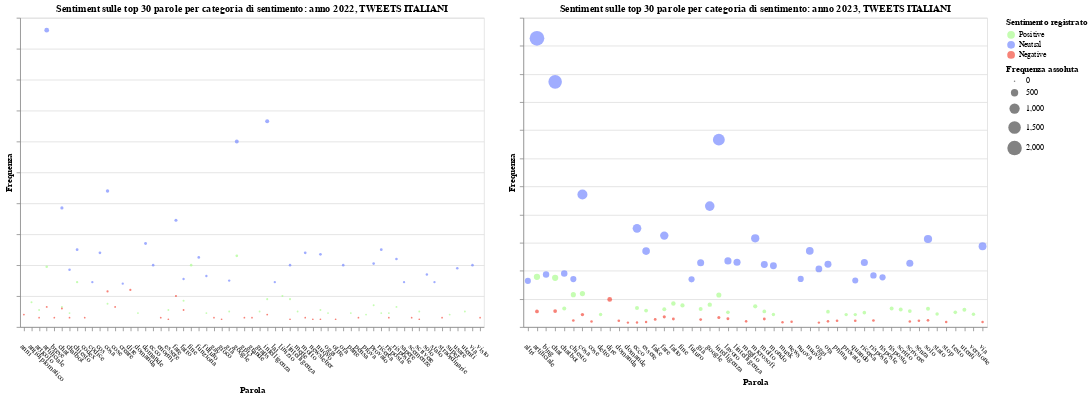

The cell this chart's notebook holds for it:
### Code cell
finalchart_wordsfrequency_2022_2023 = alt.hconcat(scatter_plot_2022, scatter_plot_2023).resolve_scale(y='independent'
).configure_axisX(
    labelAngle=45,  # Specify the degree of inclination here
    labelAlign='left',  # Optional: Align the labels to the right for better readability
    labelPadding=15  # Optional: Add padding to the labels for better spacing
)
#finalchart_wordsfrequency_2022_2023.save('wordsfreq_2022_2023.html')
#finalchart_wordsfrequency_2022_2023
finalchart_wordsfrequency_2022_2023_ita = alt.hconcat(scatter_plot_2022_ita, scatter_plot_2023_ita).resolve_scale(y='independent'
).configure_axisX(
    labelAngle=45,  # Specify the degree of inclination here
    labelAlign='left',  # Optional: Align the labels to the right for better readability
    labelPadding=15  # Optional: Add padding to the labels for better spacing
)
finalchart_wordsfrequency_2022_2023_ita.save('wordsfreq_2022_2023_ita.html')
finalchart_wordsfrequency_2022_2023_ita

### Figure 1 — Vega-Lite specification as saved in the notebook (floating-point values rounded to 4 significant figures)
{"config": {"view": {"continuousWidth": 300, "continuousHeight": 300}, "axisX": {"labelAlign": "left", "labelAngle": 45, "labelPadding": 15}}, "hconcat": [{"data": {"name": "data-d25f60489a0781a6dabba41ab56836a9"}, "mark": {"type": "point", "filled": true}, "encoding": {"color": {"field": "Sentiment", "scale": {"domain": ["Positive", "Neutral", "Negative"], "range": ["#ADFC92", "#788BFF", "#F44E3F"]}, "title": "Sentimento registrato", "type": "nominal"}, "opacity": {"value": 0.7}, "size": {"field": "frequency", "type": "quantitative"}, "tooltip": [{"field": "word", "type": "nominal"}, {"field": "frequency", "type": "quantitative"}, {"field": "frequency", "type": "quantitative"}], "x": {"field": "word", "title": "Parola", "type": "nominal"}, "y": {"axis": {"labels": false}, "field": "frequency", "title": "Frequenza", "type": "quantitative"}}, "height": 400, "name": "view_17", "title": "Sentiment sulle top 30 parole per categoria di sentimento: anno 2022, TWEETS ITALIANI", "transform": [{"filter": {"param": "param_27"}}], "width": 600}, {"data": {"name": "data-55e09901e64d492e12391a51a6af0e07"}, "mark": {"type": "point", "filled": true}, "encoding": {"color": {"field": "Sentiment", "scale": {"domain": ["Positive", "Neutral", "Negative"], "range": ["#ADFC92", "#788BFF", "#F44E3F"]}, "title": "Sentimento registrato", "type": "nominal"}, "opacity": {"value": 0.7}, "size": {"field": "frequency", "title": "Frequenza assoluta", "type": "quantitative"}, "tooltip": [{"field": "word", "title": "parola", "type": "nominal"}, {"field": "frequency", "title": "frequenza assoluta", "type": "quantitative"}], "x": {"field": "word", "title": "Parola", "type": "nominal"}, "y": {"axis": {"labels": false}, "field": "frequency", "title": "Frequenza", "type": "quantitative"}}, "height": 400, "name": "view_18", "title": "Sentiment sulle top 30 parole per categoria di sentimento: anno 2023, TWEETS ITALIANI", "transform": [{"filter": {"param": "param_30"}}], "width": 600}], "params": [{"name": "param_27", "select": {"type": "point", "fields": ["Sentiment"]}, "bind": {"input": "radio", "options": ["Positive", "Neutral", "Negative", null], "labels": ["Positive ", "Neutral ", "Negative ", "All"], "name": "Selettore sentimento 2022: "}, "views": ["view_17"]}, {"name": "param_29", "select": {"type": "interval", "encodings": ["x", "y"]}, "bind": "scales", "views": ["view_17"]}, {"name": "param_30", "select": {"type": "point", "fields": ["Sentiment"]}, "bind": {"input": "radio", "options": ["Positive", "Neutral", "Negative", null], "labels": ["Positive ", "Neutral ", "Negative ", "All"], "name": "Selettore sentimento 2023: "}, "views": ["view_18"]}, {"name": "param_32", "select": {"type": "interval", "encodings": ["x", "y"]}, "bind": "scales", "views": ["view_18"]}], "resolve": {"scale": {"y": "independent"}}, "$schema": "https://vega.github.io/schema/vega-lite/v5.8.0.json", "datasets": {"data-d25f60489a0781a6dabba41ab56836a9": [{"Sentiment": "Positive", "word": "google", "frequency": 46}, {"Sentiment": "Positive", "word": "fine", "frequency": 40}, {"Sentiment": "Positive", "word": "artificiale", "frequency": 39}, {"Sentiment": "Positive", "word": "chiesto", "frequency": 29}, {"Sentiment": "Positive", "word": "linizio", "frequency": 20}, {"Sentiment": "Positive", "word": "intelligenza", "frequency": 18}, {"Sentiment": "Positive", "word": "lintelligenza", "frequency": 18}, {"Sentiment": "Positive", "word": "fatto", "frequency": 17}, {"Sentiment": "Positive", "word": "antidiplomatico", "frequency": 16}, {"Sentiment": "Positive", "word": "cosa", "frequency": 15}, {"Sentiment": "Positive", "word": "provato", "frequency": 14}, {"Sentiment": "Positive", "word": "chat", "frequency": 13}, {"Sentiment": "Positive", "word": "risposte", "frequency": 13}, {"Sentiment": "Positive", "word": "nuovo", "frequency": 11}, {"Sentiment": "Positive", "word": "essere", "frequency": 11}, {"Sentiment": "Positive", "word": "articolo", "frequency": 11}, {"Sentiment": "Positive", "word": "già", "frequency": 10}, {"Sentiment": "Positive", "word": "utenti", "frequency": 10}, {"Sentiment": "Positive", "word": "scrivere", "frequency": 10}, {"Sentiment": "Positive", "word": "mette", "frequency": 10}, {"Sentiment": "Positive", "word": "gratis", "frequency": 10}, {"Sentiment": "Positive", "word": "oggi", "frequency": 9}, {"Sentiment": "Positive", "word": "futuro", "frequency": 9}, {"Sentiment": "Positive", "word": "parte", "frequency": 9}, {"Sentiment": "Positive", "word": "chatbot", "frequency": 9}, {"Sentiment": "Positive", "word": "domanda", "frequency": 9}, {"Sentiment": "Positive", "word": "risposta", "frequency": 9}, {"Sentiment": "Positive", "word": "ricerca", "frequency": 9}, {"Sentiment": "Positive", "word": "prova", "frequency": 8}, {"Sentiment": "Positive", "word": "super", "frequency": 8}, {"Sentiment": "Negative", "word": "dire", "frequency": 24}, {"Sentiment": "Negative", "word": "cosa", "frequency": 23}, {"Sentiment": "Negative", "word": "fare", "frequency": 20}, {"Sentiment": "Negative", "word": "cose", "frequency": 13}, {"Sentiment": "Negative", "word": "artificiale", "frequency": 13}, {"Sentiment": "Negative", "word": "chat", "frequency": 12}, {"Sentiment": "Negative", "word": "fatto", "frequency": 11}, {"Sentiment": "Negative", "word": "intelligenza", "frequency": 8}, {"Sentiment": "Negative", "word": "anni", "frequency": 8}, {"Sentiment": "Negative", "word": "straordinarie", "frequency": 6}, {"Sentiment": "Negative", "word": "grande", "frequency": 6}, {"Sentiment": "Negative", "word": "chatbot", "frequency": 6}, {"Sentiment": "Negative", "word": "molto", "frequency": 6}, {"Sentiment": "Negative", "word": "breve", "frequency": 6}, {"Sentiment": "Negative", "word": "scemenze", "frequency": 6}, {"Sentiment": "Negative", "word": "enormi", "frequency": 6}, {"Sentiment": "Negative", "word": "articolo", "frequency": 6}, {"Sentiment": "Negative", "word": "codex", "frequency": 6}, {"Sentiment": "Negative", "word": "gpt3", "frequency": 6}, {"Sentiment": "Negative", "word": "pensa", "frequency": 6}, {"Sentiment": "Negative", "word": "gay", "frequency": 6}, {"Sentiment": "Negative", "word": "visto", "frequency": 6}, {"Sentiment": "Negative", "word": "risposta", "frequency": 6}, {"Sentiment": "Negative", "word": "newsletter", "frequency": 5}, {"Sentiment": "Negative", "word": "gioco", "frequency": 5}, {"Sentiment": "Negative", "word": "nuovo", "frequency": 5}, {"Sentiment": "Negative", "word": "oltre", "frequency": 5}, {"Sentiment": "Negative", "word": "scrivere", "frequency": 5}, {"Sentiment": "Negative", "word": "essere", "frequency": 5}, {"Sentiment": "Negative", "word": "lintelligenza", "frequency": 5}, {"Sentiment": "Neutral", "word": "artificiale", "frequency": 192}, {"Sentiment": "Neutral", "word": "intelligenza", "frequency": 133}, {"Sentiment": "Neutral", "word": "google", "frequency": 120}, {"Sentiment": "Neutral", "word": "cosa", "frequency": 88}, {"Sentiment": "Neutral", "word": "chat", "frequency": 77}, {"Sentiment": "Neutral", "word": "fare", "frequency": 69}, {"Sentiment": "Neutral", "word": "domande", "frequency": 54}, {"Sentiment": "Neutral", "word": "ricerca", "frequency": 50}, {"Sentiment": "Neutral", "word": "chiesto", "frequency": 50}, {"Sentiment": "Neutral", "word": "cos", "frequency": 48}, {"Sentiment": "Neutral", "word": "molto", "frequency": 48}, {"Sentiment": "Neutral", "word": "nuovo", "frequency": 47}, {"Sentiment": "Neutral", "word": "funziona", "frequency": 45}, {"Sentiment": "Neutral", "word": "risposte", "frequency": 44}, {"Sentiment": "Neutral", "word": "provato", "frequency": 41}, {"Sentiment": "Neutral", "word": "ora", "frequency": 40}, {"Sentiment": "Neutral", "word": "via", "frequency": 40}, {"Sentiment": "Neutral", "word": "ecco", "frequency": 40}, {"Sentiment": "Neutral", "word": "lintelligenza", "frequency": 40}, {"Sentiment": "Neutral", "word": "usare", "frequency": 38}, {"Sentiment": "Neutral", "word": "chatbot", "frequency": 37}, {"Sentiment": "Neutral", "word": "solo", "frequency": 34}, {"Sentiment": "Neutral", "word": "futuro", "frequency": 33}, {"Sentiment": "Neutral", "word": "fatto", "frequency": 31}, {"Sentiment": "Neutral", "word": "già", "frequency": 30}, {"Sentiment": "Neutral", "word": "sapere", "frequency": 29}, {"Sentiment": "Neutral", "word": "lai", "frequency": 29}, {"Sentiment": "Neutral", "word": "stato", "frequency": 29}, {"Sentiment": "Neutral", "word": "codice", "frequency": 29}, {"Sentiment": "Neutral", "word": "creare", "frequency": 28}], "data-55e09901e64d492e12391a51a6af0e07": [{"Sentiment": "Positive", "word": "artificiale", "frequency": 357}, {"Sentiment": "Positive", "word": "chat", "frequency": 350}, {"Sentiment": "Positive", "word": "cosa", "frequency": 238}, {"Sentiment": "Positive", "word": "chiesto", "frequency": 230}, {"Sentiment": "Positive", "word": "intelligenza", "frequency": 228}, {"Sentiment": "Positive", "word": "fatto", "frequency": 167}, {"Sentiment": "Positive", "word": "google", "frequency": 159}, {"Sentiment": "Positive", "word": "fine", "frequency": 153}, {"Sentiment": "Positive", "word": "microsoft", "frequency": 147}, {"Sentiment": "Positive", "word": "ecco", "frequency": 135}, {"Sentiment": "Positive", "word": "chatbot", "frequency": 132}, {"Sentiment": "Positive", "word": "risposto", "frequency": 131}, {"Sentiment": "Positive", "word": "solo", "frequency": 129}, {"Sentiment": "Positive", "word": "già", "frequency": 128}, {"Sentiment": "Positive", "word": "fare", "frequency": 126}, {"Sentiment": "Positive", "word": "scritto", "frequency": 124}, {"Sentiment": "Positive", "word": "utenti", "frequency": 123}, {"Sentiment": "Positive", "word": "essere", "frequency": 117}, {"Sentiment": "Positive", "word": "scrivere", "frequency": 113}, {"Sentiment": "Positive", "word": "molto", "frequency": 111}, {"Sentiment": "Positive", "word": "ora", "frequency": 109}, {"Sentiment": "Positive", "word": "testo", "frequency": 104}, {"Sentiment": "Positive", "word": "lavoro", "frequency": 104}, {"Sentiment": "Positive", "word": "ricerca", "frequency": 102}, {"Sentiment": "Positive", "word": "stato", "frequency": 92}, {"Sentiment": "Positive", "word": "versione", "frequency": 90}, {"Sentiment": "Positive", "word": "detto", "frequency": 89}, {"Sentiment": "Positive", "word": "mondo", "frequency": 89}, {"Sentiment": "Positive", "word": "provato", "frequency": 88}, {"Sentiment": "Positive", "word": "quando", "frequency": 88}, {"Sentiment": "Negative", "word": "dire", "frequency": 196}, {"Sentiment": "Negative", "word": "chat", "frequency": 113}, {"Sentiment": "Negative", "word": "artificiale", "frequency": 111}, {"Sentiment": "Negative", "word": "cosa", "frequency": 88}, {"Sentiment": "Negative", "word": "fare", "frequency": 72}, {"Sentiment": "Negative", "word": "intelligenza", "frequency": 67}, {"Sentiment": "Negative", "word": "lavoro", "frequency": 59}, {"Sentiment": "Negative", "word": "molto", "frequency": 57}, {"Sentiment": "Negative", "word": "fatto", "frequency": 57}, {"Sentiment": "Negative", "word": "fake", "frequency": 54}, {"Sentiment": "Negative", "word": "già", "frequency": 53}, {"Sentiment": "Negative", "word": "solo", "frequency": 47}, {"Sentiment": "Negative", "word": "risposta", "frequency": 46}, {"Sentiment": "Negative", "word": "chiesto", "frequency": 46}, {"Sentiment": "Negative", "word": "senza", "frequency": 44}, {"Sentiment": "Negative", "word": "prima", "frequency": 44}, {"Sentiment": "Negative", "word": "quando", "frequency": 44}, {"Sentiment": "Negative", "word": "domanda", "frequency": 44}, {"Sentiment": "Negative", "word": "ora", "frequency": 40}, {"Sentiment": "Negative", "word": "meglio", "frequency": 40}, {"Sentiment": "Negative", "word": "cose", "frequency": 39}, {"Sentiment": "Negative", "word": "scrivere", "frequency": 39}, {"Sentiment": "Negative", "word": "news", "frequency": 37}, {"Sentiment": "Negative", "word": "essere", "frequency": 36}, {"Sentiment": "Negative", "word": "via", "frequency": 36}, {"Sentiment": "Negative", "word": "stop", "frequency": 36}, {"Sentiment": "Negative", "word": "musk", "frequency": 34}, {"Sentiment": "Negative", "word": "ecco", "frequency": 32}, {"Sentiment": "Negative", "word": "domande", "frequency": 31}, {"Sentiment": "Negative", "word": "oggi", "frequency": 31}, {"Sentiment": "Neutral", "word": "artificiale", "frequency": 2054}, {"Sentiment": "Neutral", "word": "chat", "frequency": 1744}, {"Sentiment": "Neutral", "word": "intelligenza", "frequency": 1333}, {"Sentiment": "Neutral", "word": "cosa", "frequency": 943}, {"Sentiment": "Neutral", "word": "google", "frequency": 860}, {"Sentiment": "Neutral", "word": "ecco", "frequency": 702}, {"Sentiment": "Neutral", "word": "fare", "frequency": 650}, {"Sentiment": "Neutral", "word": "microsoft", "frequency": 631}, {"Sentiment": "Neutral", "word": "solo", "frequency": 626}, {"Sentiment": "Neutral", "word": "via", "frequency": 574}, {"Sentiment": "Neutral", "word": "nuovo", "frequency": 541}, {"Sentiment": "Neutral", "word": "essere", "frequency": 540}, {"Sentiment": "Neutral", "word": "lavoro", "frequency": 470}, {"Sentiment": "Neutral", "word": "lintelligenza", "frequency": 460}, {"Sentiment": "Neutral", "word": "ricerca", "frequency": 459}, {"Sentiment": "Neutral", "word": "già", "frequency": 457}, {"Sentiment": "Neutral", "word": "scrivere", "frequency": 453}, {"Sentiment": "Neutral", "word": "ora", "frequency": 447}, {"Sentiment": "Neutral", "word": "molto", "frequency": 445}, {"Sentiment": "Neutral", "word": "mondo", "frequency": 436}, {"Sentiment": "Neutral", "word": "oggi", "frequency": 413}, {"Sentiment": "Neutral", "word": "chatbot", "frequency": 381}, {"Sentiment": "Neutral", "word": "bing", "frequency": 373}, {"Sentiment": "Neutral", "word": "risposta", "frequency": 367}, {"Sentiment": "Neutral", "word": "risposte", "frequency": 353}, {"Sentiment": "Neutral", "word": "nuova", "frequency": 342}, {"Sentiment": "Neutral", "word": "chiesto", "frequency": 341}, {"Sentiment": "Neutral", "word": "futuro", "frequency": 339}, {"Sentiment": "Neutral", "word": "quando", "frequency": 331}, {"Sentiment": "Neutral", "word": "altri", "frequency": 328}]}}
